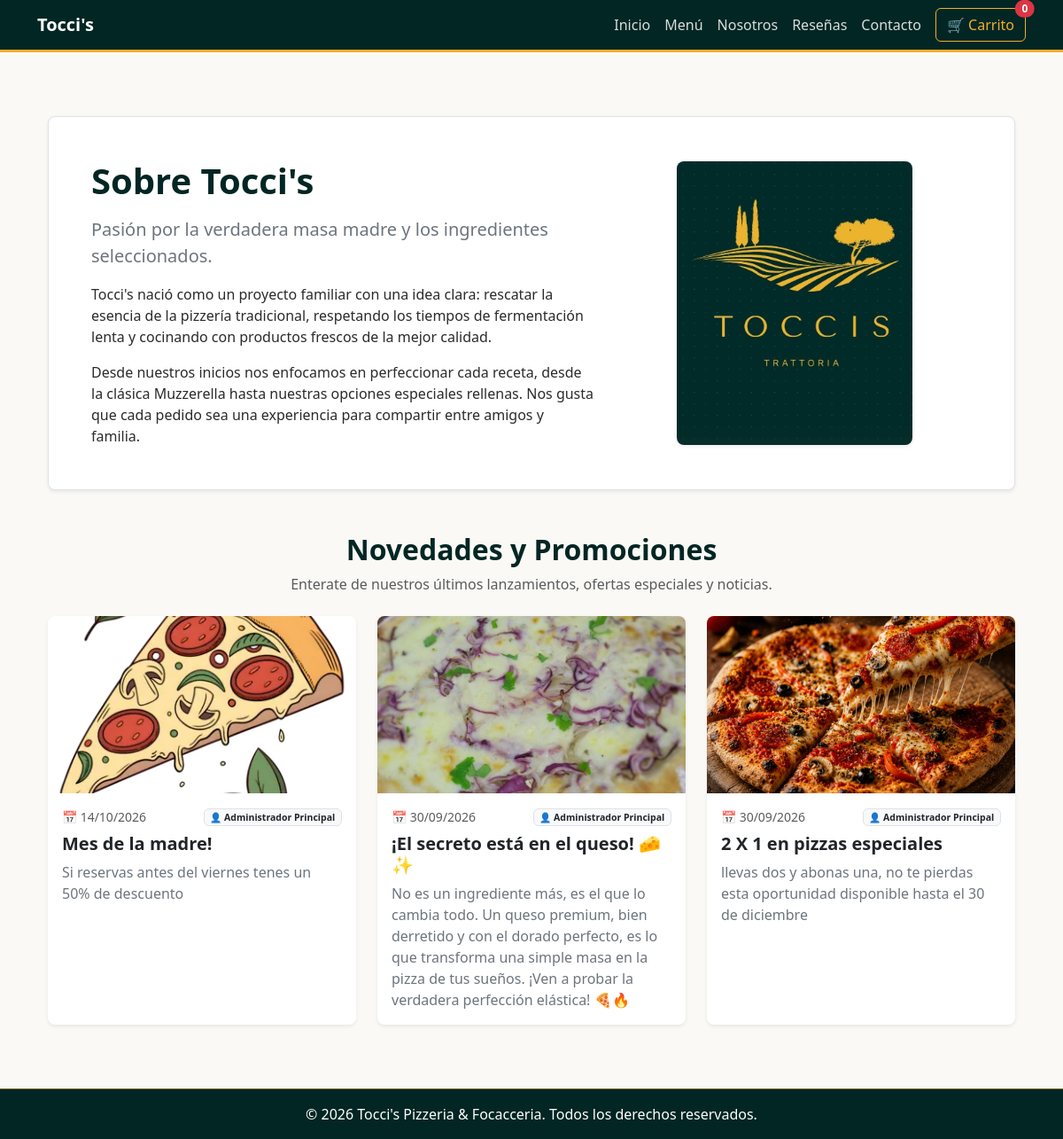
The page /public/index.php?url=nosotros on the database its author committed.
### tables this page shows
CREATE TABLE `noticias` (
  `id` int NOT NULL AUTO_INCREMENT,
  `usuario_id` int DEFAULT NULL,
  `titulo` varchar(200) NOT NULL,
  `contenido` text NOT NULL,
  `imagen` varchar(255) DEFAULT NULL,
  `fecha` datetime NOT NULL DEFAULT CURRENT_TIMESTAMP,
  PRIMARY KEY (`id`),
  KEY `fk_noticias_usuarios` (`usuario_id`),
  CONSTRAINT `fk_noticias_usuarios` FOREIGN KEY (`usuario_id`) REFERENCES `usuarios` (`id`) ON DELETE RESTRICT ON UPDATE CASCADE
);

CREATE TABLE `usuarios` (
  `id` int NOT NULL AUTO_INCREMENT,
  `usuario` varchar(50) NOT NULL,
  `password` varchar(255) NOT NULL,
  `nombre` varchar(100) NOT NULL,
  `rol` enum('admin','empleado') NOT NULL DEFAULT 'admin',
  PRIMARY KEY (`id`),
  UNIQUE KEY `usuario` (`usuario`)
);

### app/controllers/Controller.php (called while the page is built, shortened)
<?php
class Controller {
    public function __construct($pdo) {
        $this->pdo = $pdo;
    }
    protected function render($vista, $datos = []) {
        extract($datos);
        $archivoVista = __DIR__ . '/../views/' . $vista . '.php';
        require_once $archivoVista;
    }
}

### app/controllers/NosotrosController.php (called while the page is built)
<?php
class NosotrosController extends Controller {
    public function index() {
        try {
            $stmt = $this->pdo->query("SELECT n.*, u.nombre AS autor
                                       FROM noticias n
                                       LEFT JOIN usuarios u ON n.usuario_id = u.id
                                       ORDER BY n.fecha DESC");
            $noticias = $stmt->fetchAll();
        } catch (PDOException $e) {
            $noticias = [];
        }
        $this->render('cliente/nosotros', [
            'noticias' => $noticias
        ]);
    }
}

### public/index.php (called while the page is built, shortened)
<?php
require_once __DIR__ . '/../config/conexion.php';
require_once __DIR__ . '/../includes/funciones.php';
$url = $_GET['url'] ?? 'inicio';
$url = rtrim($url, '/');
$url = explode('/', filter_var($url, FILTER_SANITIZE_URL));
$methodName     = $url[1] ?? 'index';
$params         = array_slice($url, 2);
$rutasEspeciales = [
    'inicio'          => ['InicioController', 'index'],
    'menu'            => ['MenuController', 'index'],
    'carrito'         => ['CarritoController', 'index'],
    'checkout'        => ['PedidoController', 'checkout'],
    'procesar'        => ['PedidoController', 'procesar'],
    'confirmacion'    => ['PedidoController', 'confirmacion'],
    'api-estado'      => ['ApiController', 'estadoPedido'],
    'nosotros'        => ['NosotrosController', 'index'],
    'resenas'         => ['ResenasController', 'index'],
    'contacto'        => ['ContactoController', 'index'],
    'login'           => ['AuthController', 'login'],
    'logout'          => ['AuthController', 'logout'],
    'admin'           => ['AdminController', 'index'],
    'admin-productos' => ['AdminProductosController', 'index'],
    'admin-noticias'  => ['AdminNoticiasController', 'index'],
    'admin-resenas'   => ['AdminResenasController', 'index'],
    'admin-contactos' => ['AdminContactosController', 'index'],
];
if (isset($rutasEspeciales[$url[0]])) {
    $methodName     = $rutasEspeciales[$url[0]][1];
    $params         = array_slice($url, 1);
}
$controller = new $controllerName($pdo);
call_user_func_array([$controller, $methodName], $params);

### includes/funciones.php (called while the page is built, shortened)
<?php
function e($str) {
    return htmlspecialchars($str ?? '', ENT_QUOTES, 'UTF-8');
}

### app/views/cliente/nosotros.php (the view)
<?php
require_once __DIR__ . '/../../../includes/header.php';
?>
<div class="container my-5">
    <section class="bg-white rounded-3 shadow-sm p-4 p-md-5 mb-5 border">
        <div class="row align-items-center g-4">
            <div class="col-lg-7">
                <h1 class="fw-bold mb-3">Sobre Tocci's</h1>
                <p class="lead text-secondary">Pasión por la verdadera masa madre y los ingredientes seleccionados.</p>
                <p>
                    Tocci's nació como un proyecto familiar con una idea clara: rescatar la esencia de la pizzería tradicional, respetando los tiempos de fermentación lenta y cocinando con productos frescos de la mejor calidad.
                </p>
                <p class="mb-0">
                    Desde nuestros inicios nos enfocamos en perfeccionar cada receta, desde la clásica Muzzerella hasta nuestras opciones especiales rellenas. Nos gusta que cada pedido sea una experiencia para compartir entre amigos y familia.
                </p>
            </div>
            <div class="col-lg-5 text-center">
                <img src="/pizzeria/public/assets/img/tocci.png" alt="Local Tocci's" class="img-fluid rounded-3 shadow-sm" style="max-height: 320px; object-fit: contain;">
            </div>
        </div>
    </section>
    <section class="mb-4">
        <div class="text-center mb-4">
            <h2 class="fw-bold">Novedades y Promociones</h2>
            <p class="text-muted">Enterate de nuestros últimos lanzamientos, ofertas especiales y noticias.</p>
        </div>
        <?php if (empty($noticias)): ?>
            <div class="alert alert-info text-center rounded-3">No hay novedades publicadas por el momento. ¡Volvé a consultar pronto!</div>
        <?php else: ?>
            <div class="row g-4">
                <?php foreach ($noticias as $n): ?>
                    <div class="col-md-6 col-lg-4">
                        <div class="card h-100 shadow-sm border-0 rounded-3 overflow-hidden">
                            <?php if (!empty($n['imagen'])): ?>
                                <img src="/pizzeria/public/assets/img/noticias/<?= e($n['imagen']) ?>" class="card-img-top" alt="<?= e($n['titulo']) ?>" style="height: 200px; object-fit: cover;">
                            <?php endif; ?>
                            <div class="card-body d-flex flex-column">
                                <div class="text-muted small mb-2 d-flex justify-content-between align-items-center">
                                    <span>📅 <?= date('d/m/Y', strtotime($n['fecha'])) ?></span>
                                    <?php if (!empty($n['autor'])): ?>
                                        <span class="badge bg-light text-dark border">👤 <?= e($n['autor']) ?></span>
                                    <?php endif; ?>
                                </div>
                                <h5 class="card-title fw-bold mb-2"><?= e($n['titulo']) ?></h5>
                                <p class="card-text text-secondary flex-grow-1">
                                    <?= nl2br(e($n['contenido'])) ?>
                                </p>
                            </div>
                        </div>
                    </div>
                <?php endforeach; ?>
            </div>
        <?php endif; ?>
    </section>
</div>
<?php require_once __DIR__ . '/../../../includes/footer.php'; ?>

### public/assets/css/estilos.css (style rules this page uses)
:root { --color-verde-oscuro: #012623; --color-oliva-oscuro: #403501; --color-oliva-medio: #736624; --color-dorado-suave: #BFA249; --color-dorado-principal: #F2AE30; --color-fondo-crema: #faf9f5; }
body { background-color: var(--color-fondo-crema); color: #2b2b2b; }
h1, h2, h3, h4, h5, h6 { color: var(--color-verde-oscuro); }

### rows shown on the page
noticias: imagen (picture), fecha "14/10/2026", usuario.nombre "Administrador Principal", titulo "Mes de la madre!", contenido "Si reservas antes del viernes tenes un 50% de descuento"
noticias: imagen (picture), fecha "30/09/2026", usuario.nombre "Administrador Principal", titulo "¡El secreto está en el queso! 🧀✨", contenido "No es un ingrediente más, es el que lo cambia todo. Un queso premium, bien derretido y con el dorado perfecto, es lo que transforma una simple masa en la pizza de tus sueños. ¡Ven a probar la verdadera perfección elástica! 🍕🔥"
noticias: imagen (picture), fecha "30/09/2026", usuario.nombre "Administrador Principal", titulo "2 X 1 en pizzas especiales", contenido "llevas dos y abonas una, no te pierdas esta oportunidad disponible hasta el 30 de diciembre"
